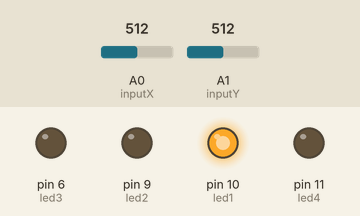
Bench run of a sketch on a simulated Arduino Uno, built with avr-gcc and run on an emulated ATmega328P. Parts: output pins drawn as LEDs (lit = HIGH). Inputs (shaded band) come from the test bench; at power-on: A0 (inputX) = 512, A1 (inputY) = 512.

Above: at 1.2 s.
1.3 s: A0 (inputX) set to 504
At 2.5 s:
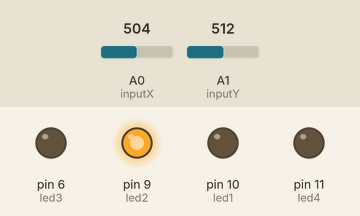
2.8 s: A1 (inputY) set to 504
At 4.0 s:
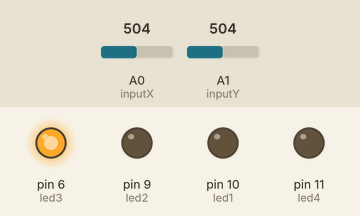
4.3 s: A0 (inputX) set to 522
At 4.9 s:
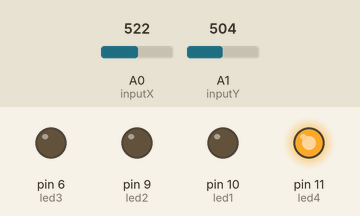
5.8 s: A1 (inputY) set to 522
At 6.5 s:
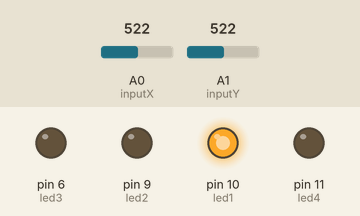
7.3 s: A0 (inputX) set to 511
At 8.4 s:
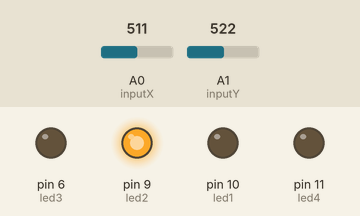
Timing chart, 0 to 9.8 s (numbered marks = the images above; inputs shaded):
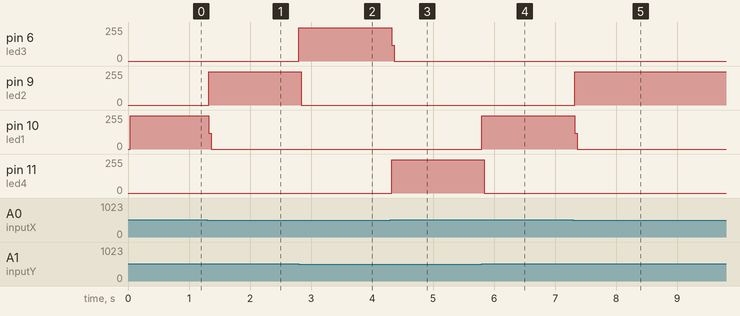

The sketch:

Four-LEDs-Potentiometer-Digital.ino
```cpp
/*
  Ligar
  quatro LEDs de acordo com a posicao de
  dois potenciometros
  representando as coordenadas x e y
*/

const int led1 =  10, led2 =  9, led3 =  6, led4 =  11;
const int inputX =  A0,   inputY =  A1;
int turnedOnLED=-1;

void setup() {
  pinMode(led1, OUTPUT);
  pinMode(led2, OUTPUT);
  pinMode(led3, OUTPUT);
  pinMode(led4, OUTPUT);
}

void on     (int led) {digitalWrite(led, HIGH);}
void off    (int led) {digitalWrite(led,  LOW);}


void lightCorrectLED (int x, int y) {
  off(turnedOnLED);
  turnedOnLED = (y>=512)?((x>=512)? (led1):(led2)):((x>=512)? (led4):(led3));
  on(turnedOnLED);
}

/* void lightCorrectLED1 (int x, int y) {
  int Xquadrant = (x >= 512);
  int Yquadrant = (y >= 512);
  int ledToTurnOn = (Yquadrant)?((Xquadrant)?(1):(2)):((Xquadrant)?(4):(3));
  (ledToTurnOn==1)?(on(led1)):(off(led1));
  (ledToTurnOn==2)?(on(led2)):(off(led2));
  (ledToTurnOn==3)?(on(led3)):(off(led3));
  (ledToTurnOn==4)?(on(led4)):(off(led4));
} */

void loop() {
  lightCorrectLED (analogRead(inputX), analogRead(inputY));
}
```

Measured:
- the behaviour switches between 512 and 511 on A0 (inputX) (found by bisection; images 0 and 1)
- the behaviour switches between 512 and 511 on A1 (inputY) (found by bisection; images 1 and 2)
- after the input at 1.3 s, pin 9 (led2): 0/255 → 249/255 at once; pin 10 (led1): 249/255 → 0/255 at once
- after the input at 2.8 s, pin 6 (led3): 0/255 → 249/255 at once; pin 9 (led2): 249/255 → 0/255 at once
- after the input at 4.3 s, pin 6 (led3): 249/255 → 0/255 at once; pin 11 (led4): 0/255 → 248/255 at once
- after the input at 5.8 s, pin 10 (led1): 0/255 → 248/255 at once; pin 11 (led4): 248/255 → 0/255 at once
- after the input at 7.3 s, pin 9 (led2): 0/255 → 249/255 at once; pin 10 (led1): 248/255 → 0/255 at once
